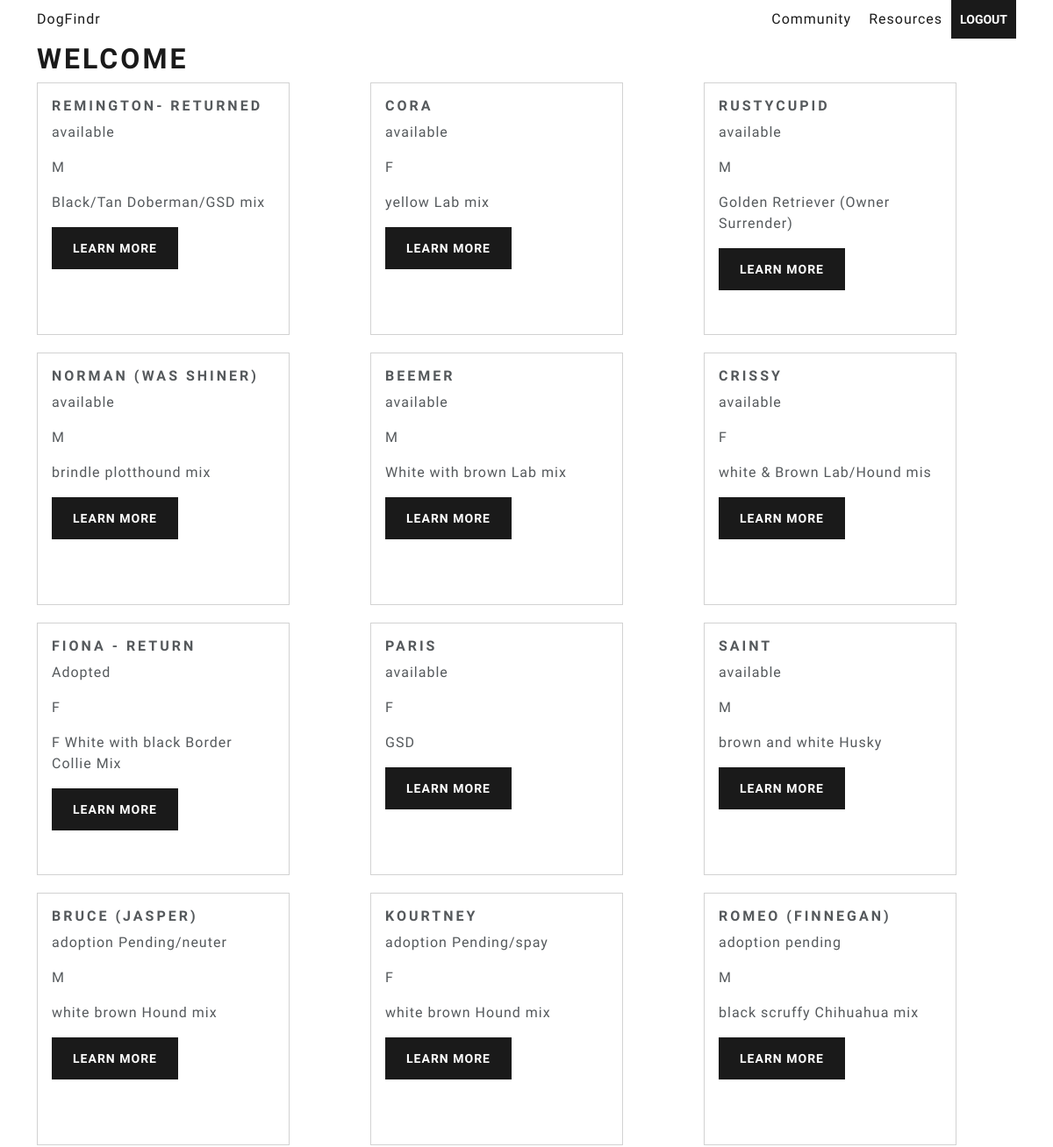
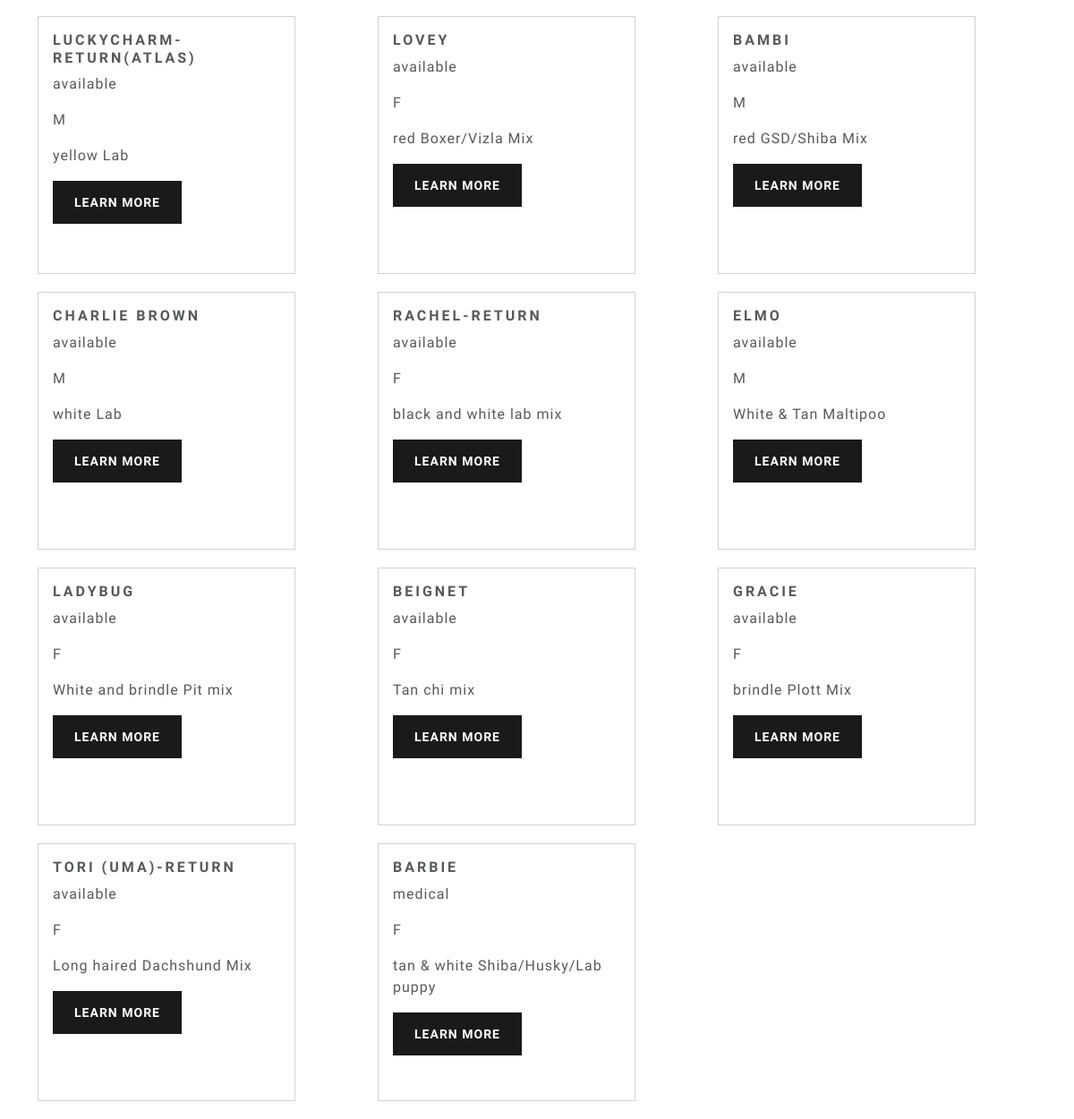
Page /home (signed in) on the committed database (2 pictures, top to bottom).
### app.py (models this page shows)
class Dogmedical(db.Model):
    __tablename__ = 'DogMedical'
    ID = db.Column(db.Integer, primary_key=True)
    TagNumber = db.Column(db.String(128))
    Dated = db.Column(db.String(128))
    Name = db.Column(db.String(128))
    Sex = db.Column(db.String(128))
    Breed = db.Column(db.String(128))
    picture = db.Column(db.String(128))
    DateofBirth = db.Column(db.String(128))
    Status = db.Column(db.String(128))
    Source = db.Column(db.String(128))
    MicrochipNumber = db.Column(db.String(128))
    Type = db.Column(db.String(128))
    VaccinationDate = db.Column(db.String(128))
    VaccPaperworkReceived = db.Column(db.String(128))
    Veterinarian = db.Column(db.String(128))
    SizeAndLbs = db.Column(db.String(128))
    SpayAndNeuterDate = db.Column(db.String(128))
    RabiesTagNumber = db.Column(db.String(128))
    HeartWormTestDate = db.Column(db.String(128))
    HeartwormTestResults = db.Column(db.String(128))
    Heartwormprev = db.Column(db.String(128))
    medicalissues = db.Column(db.String(128))
    Foster = db.Column(db.String(128))
    Phone = db.Column(db.String(128))
    Email = db.Column(db.String(128))

### app.py (the view)
@app.route('/home', methods=['GET', 'POST'])
@login_required
def home():
    with app.app_context():
        dogs = db.session.query(Dogmedical).all()
        if request.method == 'POST' :
            try:
                search = request.form.get('search')
                print(search)
                return render_template("home.html", dogs = dogs)
            except Exception as e:
                print(e)
                flash("Something went wrong. Please try again.")
                return redirect(url_for('home', dogs = dogs))
        else:
            return render_template("home.html", dogs = dogs)

### app.py (called while the page is built)
@login_manager.user_loader
def load_user(user_id):
  return Users.query.get(int(user_id))

### templates/home.html (shortened to what this page needs)
<html>
<head>
  <link href="{{ url_for('static', filename='css/bootstrap.min.css') }}" rel="stylesheet">
  <link href="{{ url_for('static', filename='css/style.css') }}" rel="stylesheet">
</head>
<body class="container">
  {% include 'nav.html' %}
  <br>
  <br>
  <h1>Welcome</h1>
  <div class="row">
    {% if dogs %}
        {% for dog in dogs %}
        <div class="col-sm-4">
          <div class="card" style="width: 18rem; height: 18rem; margin-bottom: 20px">
          <div class="card-body">
            <h5 class="card-title">{{dog.Name}}</h5>
            <p class="card-text">{{dog.Status}}</p>
            <p class="card-text">{{dog.Sex}}</p>
            <p class="card-text">{{dog.Breed}}</p>
            <a href="/dog/{{dog.ID}}" class="btn btn-primary">Learn More</a>
          </div>
        </div>
      </div>
        {% endfor %}
      {% endif %}
    </div>
</body>
</html>

### templates/nav.html
<nav>
    <button class="topbar line btn btn-primary" onclick="window.location.assign('/logout')">Logout</button>
    <a class="topbar line" href="{{ url_for('resources') }}">Resources</a>
    <a class="topbar line" href="{{ url_for('community') }}">Community</a>
    <b><a class="topbar logo" href="{{ url_for('home') }}">DogFindr</a></b>
</nav>

### static/css/style.css (style rules this page uses)
.topbar { float: right; text-decoration: none; }
.line { padding:10px }
.logo { float:left; padding-top:10px; }

### rows in the picture
Dogmedical: Name "REMINGTON- RETURNED", Status "available", Sex "M", Breed "Black/Tan Doberman/GSD mix"
Dogmedical: Name "CORA", Status "available", Sex "F", Breed "yellow Lab mix"
Dogmedical: Name "RUSTYCUPID", Status "available", Sex "M", Breed "Golden Retriever (Owner Surrender)"
Dogmedical: Name "NORMAN (WAS SHINER)", Status "available", Sex "M", Breed "brindle plotthound mix"
Dogmedical: Name "BEEMER", Status "available", Sex "M", Breed "White with brown Lab mix"
Dogmedical: Name "CRISSY", Status "available", Sex "F", Breed "white & Brown Lab/Hound mis"
Dogmedical: Name "FIONA - RETURN", Status "Adopted", Sex "F", Breed "F White with black Border Collie Mix"
Dogmedical: Name "PARIS", Status "available", Sex "F", Breed "GSD"
Dogmedical: Name "SAINT", Status "available", Sex "M", Breed "brown and white Husky"
Dogmedical: Name "BRUCE (JASPER)", Status "adoption Pending/neuter", Sex "M", Breed "white brown Hound mix"
Dogmedical: Name "KOURTNEY", Status "adoption Pending/spay", Sex "F", Breed "white brown Hound mix"
Dogmedical: Name "ROMEO (FINNEGAN)", Status "adoption pending", Sex "M", Breed "black scruffy Chihuahua mix"
Dogmedical: Name "LUCKYCHARM-RETURN(ATLAS)", Status "available", Sex "M", Breed "yellow Lab"
Dogmedical: Name "LOVEY", Status "available", Sex "F", Breed "red Boxer/Vizla Mix"
Dogmedical: Name "BAMBI", Status "available", Sex "M", Breed "red GSD/Shiba Mix"
Dogmedical: Name "CHARLIE BROWN", Status "available", Sex "M", Breed "white Lab"
Dogmedical: Name "RACHEL-RETURN", Status "available", Sex "F", Breed "black and white lab mix"
Dogmedical: Name "ELMO", Status "available", Sex "M", Breed "White & Tan Maltipoo"
Dogmedical: Name "LADYBUG", Status "available", Sex "F", Breed "White and brindle Pit mix"
Dogmedical: Name "BEIGNET", Status "available", Sex "F", Breed "Tan chi mix"
Dogmedical: Name "GRACIE", Status "available", Sex "F", Breed "brindle Plott Mix"
Dogmedical: Name "TORI (UMA)-RETURN", Status "available", Sex "F", Breed "Long haired Dachshund Mix"
Dogmedical: Name "BARBIE", Status "medical", Sex "F", Breed "tan & white Shiba/Husky/Lab puppy"
